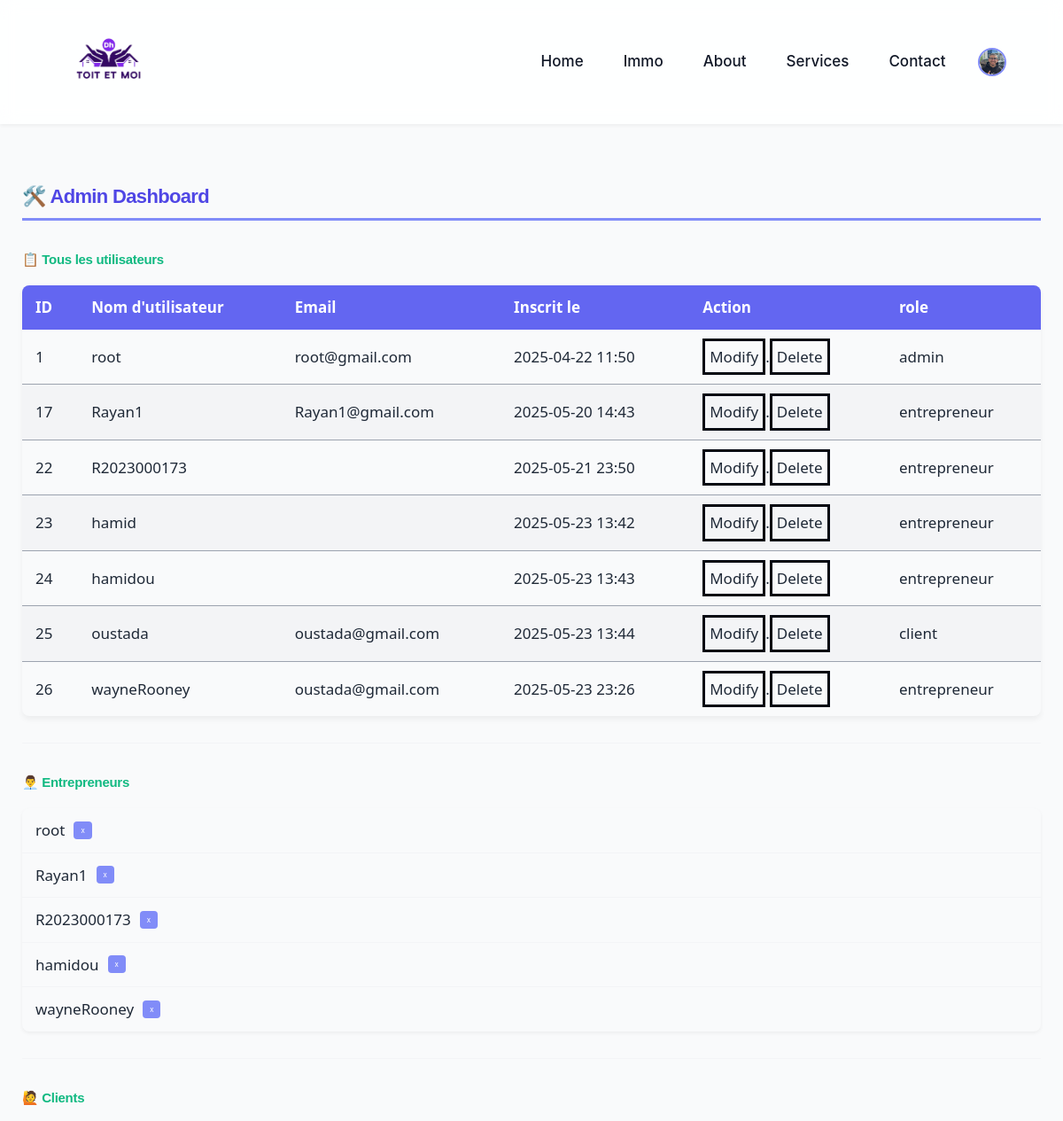
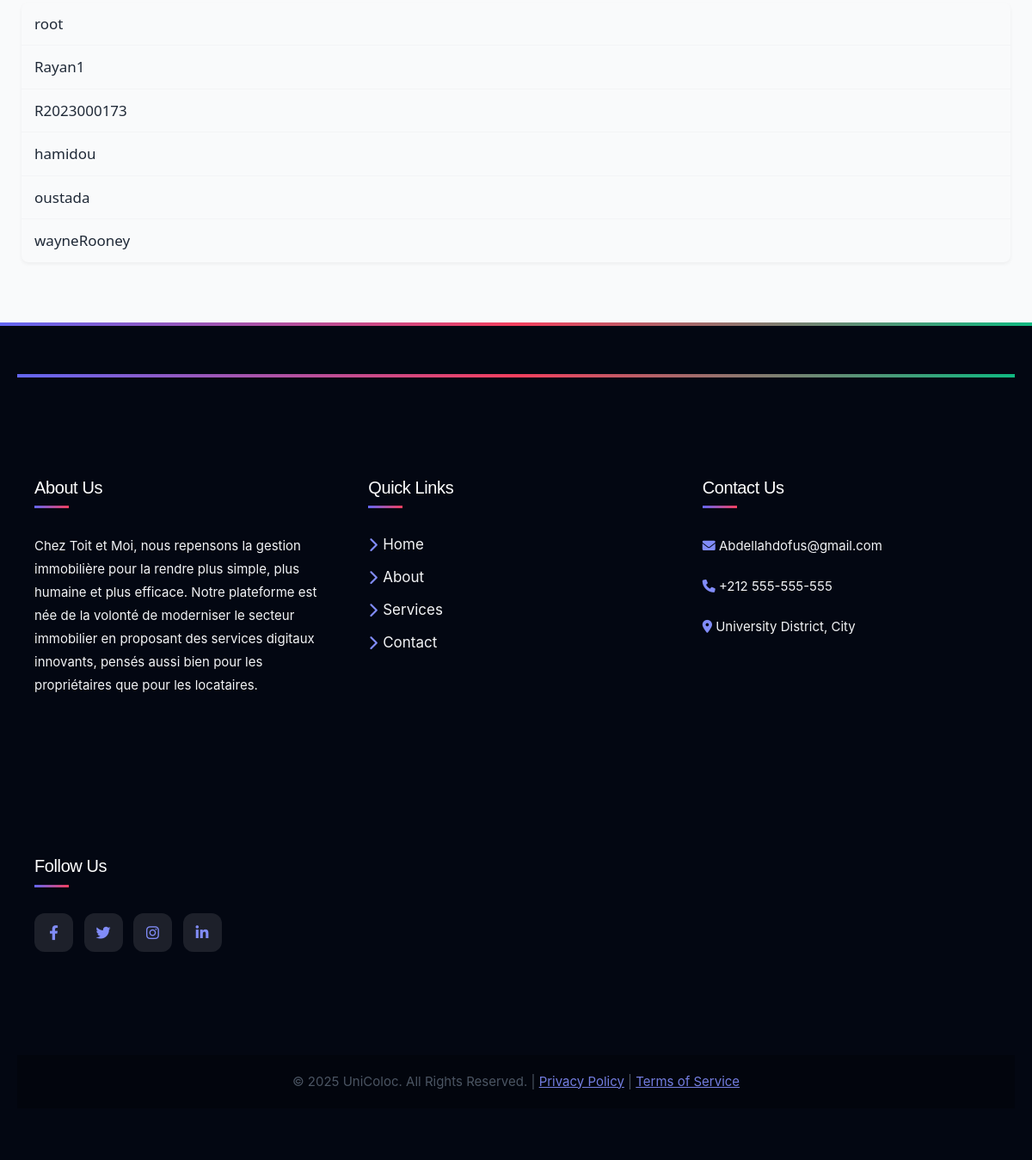
The page /dash/ (signed in) on the database its author committed (2 pictures, top to bottom).
### app/models.py (models this page shows)
class CustomUser(AbstractUser):
    status = [
        ('entrepreneur', 'entrepreneur'),
        ('client', ' client'),
        ('admin','admin'),
        ('visiteur','visiteur')
    ]
    status = models.CharField(max_length=50, default='visiteur', choices=status)
    profile_picture = models.ImageField(upload_to='locataire_profile_pics/',default='locataire_profile_pics/car-rental-vector-13423582.png', null=True, blank=True)
    phone_number = models.CharField(max_length=15, null=True, blank=True)
    date_of_birth = models.DateField(null=True, blank=True)
    address = models.CharField(max_length=255, null=True, blank=True)
    Carteid= models.CharField(max_length=100, null=True, blank=True)

class entrepreneur(models.Model):
    user = models.ForeignKey(CustomUser,on_delete=models.CASCADE,primary_key=True)
    entreprise=models.CharField(max_length=50, default='x')

class client(models.Model):
    user = models.ForeignKey(CustomUser,on_delete=models.CASCADE,primary_key=True)
    bio = models.TextField(null=True, blank=True)

### app/views.py (the view)
# urls.py: path('dash/', views.dash, name='Dashboard'),
@staff_member_required(login_url='/login/')
def dash(request):
    users = CustomUser.objects.all()
    clients = client.objects.all()
    entrepreneurs = entrepreneur.objects.all()
    reservations = Reservation.objects.all()
    return render(request, 'adminp/dash.html', {
        'users': users,
        'clients': clients,
        'entrepreneurs': entrepreneurs,
        'reservations':reservations,
    })

### templates/adminp/dash.html (shortened to what this page needs)
{% extends "base.html" %}
{% block content %}
<div class="admin-container">
  <h1>🛠️ Admin Dashboard</h1>
  <h2>📋 Tous les utilisateurs</h2>
  <table class="data-table">
    <thead>
      <tr>
        <th>ID</th>
        <th>Nom d'utilisateur</th>
        <th>Email</th>
        <th>Inscrit le</th>
        <th>Action</th>
        <th>role</th>
      </tr>
    </thead>
    <tbody>
      {% for user in users %}
      <tr>
        <td>{{ user.id }}</td>
        <td>{{ user.username }}</td>
        <td>{{ user.email }}</td>
        <td>{{ user.date_joined|date:"Y-m-d H:i" }}</td>
        <td><button style="border: #030712 solid;padding:5px 5px 5px 5px;text-decoration: none ;"><a href="">Modify</a></button>.<button style="border: #030712 solid;padding:5px 5px 5px 5px ;text-decoration: none ;"><a href="">Delete</a></button></td>
        <td>{{ user.status }}</td>
      </tr>
      {% endfor %}
    </tbody>
  </table>
    <div class="section-divider"></div>
    <h2>👨‍💼 Entrepreneurs</h2>
    <ul class="data-list">
        {% for e in entrepreneurs %}
        <li>{{ e.user.username }} <span class="company-badge">{{ e.entreprise }}</span></li>
        {% empty %}
        <li class="empty-list">Aucun entrepreneur</li>
        {% endfor %}
    </ul>
    <div class="section-divider"></div>
    <h2>🙋 Clients</h2>
    <ul class="data-list">
        {% for c in clients %}
        <li>{{ c.user.username }}</li>
        {% empty %}
        <li class="empty-list">Aucun client</li>
        {% endfor %}
    </ul>
{% endblock content %}

### templates/base.html (shortened to what this page needs)
{% load static %}
<!DOCTYPE html>
<html lang="en">
<head>
    <link rel="stylesheet" href="https://cdnjs.cloudflare.com/ajax/libs/font-awesome/6.0.0/css/all.min.css">
    <script src="https://cdn.tailwindcss.com"></script>
<link rel="stylesheet" href="https://cdn.jsdelivr.net/npm/flatpickr/dist/flatpickr.min.css">
    <link href="https://cdn.jsdelivr.net/npm/bootstrap@5.3.5/dist/css/bootstrap.min.css" rel="stylesheet">
</head>
<body>
  <body>
    <nav class="navbar">
        <div class="logo">
          <a href="{% url 'SayHello' %}">
            <img src="\media\photos\25\04\25\logo.png" alt="Toit et Moi">
          </a>
        </div>
        <ul class="nav-links" id="nav-links">
            <li><a href="{% url 'SayHello' %}">Home</a></li>
            <li><a href="{% url 'Products' %}">Immo</a></li>
            <li><a href="{% url 'Settings' %}">About</a></li>
            <li><a href="{% url 'Services' %}">Services</a></li>
            <li><a href="{% url 'Contact' %}">Contact</a></li>
            {% if user.is_authenticated %}
            <li class="relative">
              <a href="javascript:void(0)" id="profile-menu-toggle">
                <img src="{{ request.user.profile_picture.url }}"  alt="Profile Picture" class="w-12 h-12 rounded-full border-2 border-primary-light">
              </a>
          </li>
            {% else %}
            <li><a href="{% url 'Loginpage' %}">Login</a></li>
            <li><a href="{% url 'Register' %}">Register</a></li>
            {% endif %}
        </ul>
    </nav>
    <main>
        {% block content %}{% endblock content %}
    </main>
    <footer>
        <div class="footer-container">
          <footer>
            <div class="footer-container">
                <section class="footer-section">
                    <h4>About Us</h4>
                    <p>Chez Toit et Moi, nous repensons la gestion immobilière pour la rendre plus simple, plus humaine et plus efficace. Notre plateforme est née de la volonté de moderniser le secteur immobilier en proposant des services digitaux innovants, pensés aussi bien pour les propriétaires que pour les locataires.</p>
                </section>
                <section class="footer-section">
                    <h4>Quick Links</h4>
                    <ul>
                        <li><a href="{% url 'SayHello' %}"><i class="fas fa-chevron-right"></i> Home</a></li>
                        <li><a href="{% url 'Settings' %}"><i class="fas fa-chevron-right"></i> About</a></li>
                        <li><a href="{% url 'Services' %}"><i class="fas fa-chevron-right"></i> Services</a></li>
                        <li><a href="{% url 'Contact' %}"><i class="fas fa-chevron-right"></i> Contact</a></li>
                    </ul>
                </section>
                <section class="footer-section">
                    <h4>Contact Us</h4>
                    <p><i class="fas fa-envelope"></i> <a href="mailto:Abdellahdofus@gmail.com">Abdellahdofus@gmail.com</a></p>
                    <p><i class="fas fa-phone"></i> +212 555-555-555</p>
                    <p><i class="fas fa-map-marker-alt"></i> University District, City</p>
                </section>
                <section class="footer-section">
                    <h4>Follow Us</h4>
                    <div class="social-media">
                        <a href="https://facebook.com" target="_blank" aria-label="Facebook"><i class="fab fa-facebook-f"></i></a>
                        <a href="https://twitter.com" target="_blank" aria-label="Twitter"><i class="fab fa-twitter"></i></a>
                        <a href="https://instagram.com" target="_blank" aria-label="Instagram"><i class="fab fa-instagram"></i></a>
                        <a href="https://linkedin.com" target="_blank" aria-label="LinkedIn"><i class="fab fa-linkedin-in"></i></a>
                    </div>
                </section>
            </div>
            <div class="footer-bottom">
                <p>&copy; 2025 UniColoc. All Rights Reserved. | <a href="#">Privacy Policy</a> | <a href="#">Terms of Service</a></p>
            </div>
        </footer>
        </div>
    </footer>
</head>

### templates/adminp/dash.html (style rules this page uses)
:root { --primary-color: #6366f1; --primary-dark: #4f46e5; --primary-light: #818cf8; --secondary-color: #10b981; --accent-color: #f43f5e; --success-color: #3b82f6; --dark-color: #111827; --darker-color: #030712; --light-color: #f9fafb; --light-gray: #f3f4f6; --medium-gray: #9ca3af; --dark-gray: #4b5563; --text-color: #1f2937; --light-text: #ffffff; }
.admin-container { max-width: 1200px; margin: 0 auto; padding: 25px; font-family: 'Segoe UI', Tahoma, Geneva, Verdana, sans-serif; color: var(--text-color); }
h1 { color: var(--primary-dark); font-size: 2.2rem; font-weight: 700; margin-bottom: 30px; padding-bottom: 12px; border-bottom: 3px solid var(--primary-light); }
h2 { color: var(--secondary-color); font-size: 1.5rem; margin-top: 35px; margin-bottom: 20px; font-weight: 600; display: flex; align-items: center; }
.data-table { width: 100%; border-collapse: collapse; margin-bottom: 30px; box-shadow: 0 4px 6px rgba(0, 0, 0, 0.05); background-color: var(--light-color); border-radius: 8px; overflow: hidden; }
.data-table th { background-color: var(--primary-color); color: var(--light-text); padding: 12px 15px; text-align: left; font-weight: 600; }
.data-table tr:nth-child(even) { background-color: var(--light-gray); }
.data-table td { padding: 10px 15px; border-bottom: 1px solid var(--medium-gray); }
.data-table tr:last-child td { border-bottom: none; }
.data-list { list-style: none; padding: 0; margin: 0; background-color: var(--light-color); border-radius: 8px; overflow: hidden; box-shadow: 0 2px 4px rgba(0, 0, 0, 0.05); }
.data-list li { padding: 12px 15px; border-bottom: 1px solid var(--light-gray); display: flex; align-items: center; }
.data-list li:last-child { border-bottom: none; }
.section-divider { height: 1px; background-color: var(--light-gray); margin: 30px 0; }
.company-badge { background-color: var(--primary-light); color: var(--light-text); padding: 4px 8px; border-radius: 4px; margin-left: 10px; font-size: 0.8rem; font-weight: 500; }

### rows shown on the page
CustomUser: user.profile_picture (picture), id "1", username "root", email "root@gmail.com", date_joined "2025-04-22 11:50", status "admin"
CustomUser: id "17", username "Rayan1", email "Rayan1@gmail.com", date_joined "2025-05-20 14:43", status "entrepreneur"
CustomUser: id "22", username "R2023000173", date_joined "2025-05-21 23:50", status "entrepreneur"
CustomUser: id "23", username "hamid", date_joined "2025-05-23 13:42", status "entrepreneur"
CustomUser: id "24", username "hamidou", date_joined "2025-05-23 13:43", status "entrepreneur"
CustomUser: id "25", username "oustada", email "oustada@gmail.com", date_joined "2025-05-23 13:44", status "client"
CustomUser: id "26", username "wayneRooney", email "oustada@gmail.com", date_joined "2025-05-23 23:26", status "entrepreneur"
entrepreneur: user.username "root", entreprise "x"
entrepreneur: user.username "Rayan1", entreprise "x"
entrepreneur: user.username "R2023000173", entreprise "x"
entrepreneur: user.username "hamidou", entreprise "x"
entrepreneur: user.username "wayneRooney", entreprise "x"
client: user.username "root"
client: user.username "Rayan1"
client: user.username "R2023000173"
client: user.username "hamidou"
client: user.username "oustada"
client: user.username "wayneRooney"
